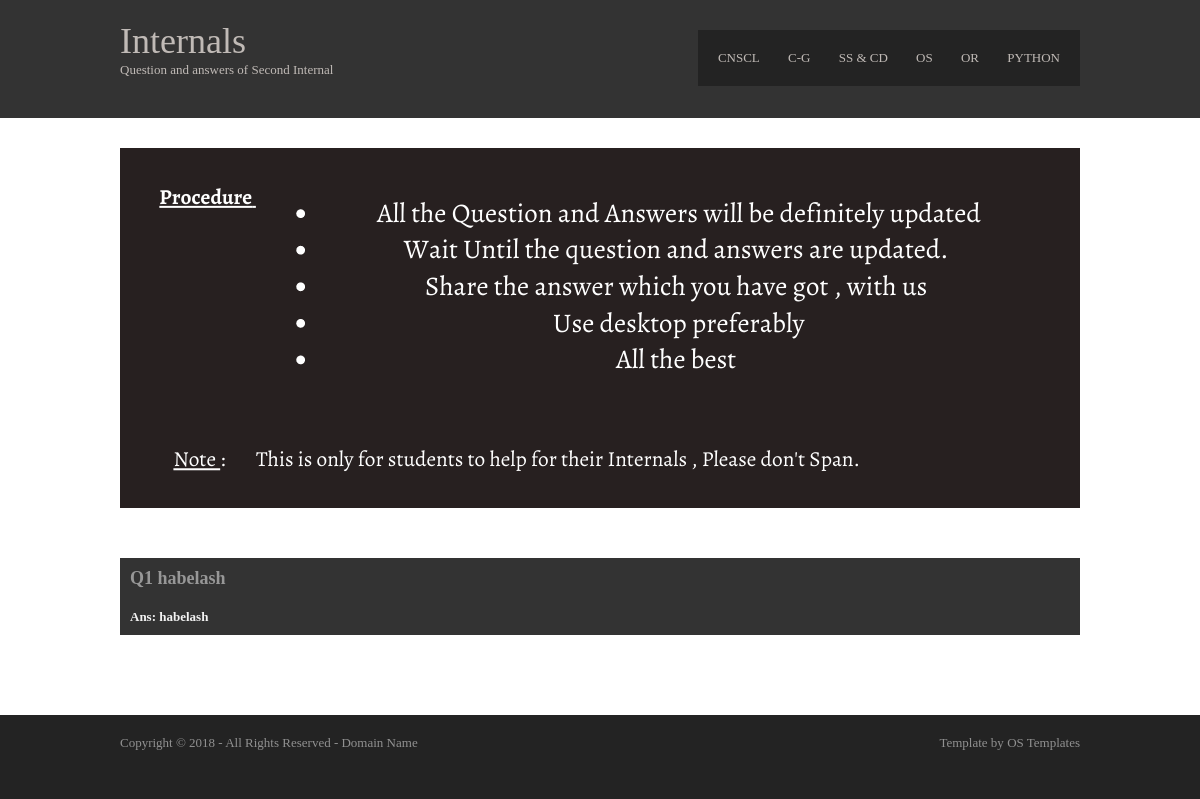
The app's page /computergraphics with its own data.
### CSE_NOTES/models.py (models this page shows)
class cg(models.Model):
    qno = models.PositiveIntegerField()
    question = models.TextField()
    answer = models.TextField()

### CSE_NOTES/views.py (the view)
# urls.py: path('computergraphics', views.computergraphics, name="cg"),
def computergraphics(request):
    anss = cg.objects.all()
    return render(request, "index.html", {'anss': anss})

### templates/index.html (shortened to what this page needs)
{%  load static %}
<!DOCTYPE html>
<html lang="en" dir="ltr">
<head>
<link rel="stylesheet" href="{% static 'styles/layout.css' %}" type="text/css">
</head>
<body>
<div class="wrapper row1">
  <header id="header" class="clear">
    <div id="hgroup">
      <h1><a href="#">Internals</a></h1>
      <h2>Question and answers of Second Internal </h2>
    </div>
    <nav>
      <ul>
        <li><a href="http://127.0.0.1:8000/cryptography">CNSCL</a></li>
        <li><a href="http://127.0.0.1:8000/computergraphics">C-G</a></li>
        <li><a href="http://127.0.0.1:8000/systemsofware">SS & CD</a></li>
        <li><a href="http://127.0.0.1:8000/operatingsystem">OS</a></li>
        <li><a href="http://127.0.0.1:8000/operationalresearch">OR</a></li>
        <li class="last"><a href="http://127.0.0.1:8000/python">PYTHON</a></li>
      </ul>
    </nav>
  </header>
</div>
<div class="wrapper row2">
  <div id="container" class="clear">
    <section id="slider"><a href="#"><img src="{%  static 'images/demo/690x360.PNG' %}" alt=""></a></section>
      <section id="slider">
        {% for ans in anss %}
            <div class="question">Q{{ ans.qno }} {{ ans.question }}</div>
            <div class="answer">Ans: {{ ans.answer }}</div>
        {% endfor %}
       </section>
    </div>
  </div>
<div class="wrapper row3">
  <footer id="footer" class="clear">
    <p class="fl_left">Copyright &copy; 2018 - All Rights Reserved - <a href="#">Domain Name</a></p>
    <p class="fl_right">Template by <a target="_blank" href="https://www.os-templates.com/" title="Free Website Templates">OS Templates</a></p>
  </footer>
</div>
</body>
</html>

### assets/styles/layout.css (style rules this page uses)
html { overflow-y:scroll; }
body { margin:0; padding:0; font-size:13px; font-family:Georgia, "Times New Roman", Times, serif; color:#919191; background-color:#232323; }
.clear:after { content:"."; display:block; height:0; clear:both; visibility:hidden; line-height:0; }
.clear { display:block; clear:both; }
a { outline:none; text-decoration:none; }
.fl_left { float:left; }
.fl_right { float:right; }
img { margin:0; padding:0; border:none; line-height:normal; vertical-align:middle; }
address, article, aside, figcaption, figure, footer, header, nav, section { display:block; margin:0; padding:0; }
div.wrapper { display:block; width:100%; margin:0; padding:0; text-align:left; }
.row1, .row1 a { color:#C0BAB6; background-color:#333333; }
.row2 { color:#979797; background-color:#FFFFFF; }
.row2 a { color:#FF9900; background-color:#FFFFFF; }
.row3, .row3 a { color:#919191; background-color:#232323; }
#header, #container, #footer { display:block; width:960px; margin:0 auto; }
nav ul { margin:0; padding:0; list-style:none; }
h1, h2, h3, h4, h5, h6 { margin:0; padding:0; font-size:16px; font-weight:bold; font-style:normal; line-height:normal; text-transform:uppercase; }
#header { padding:20px 0; }
#header #hgroup { float:left; margin:0 0 20px 0; }
#header #hgroup h1, #header #hgroup h2 { font-weight:normal; text-transform:none; }
#header #hgroup h1 { font-size:36px; }
#header #hgroup h2 { font-size:13px; }
#header nav { display:block; float:right; margin:10px 0 0 0; padding:20px 0; color:#C0BAB6; background-color:#232323; }
#header nav ul { padding:0 20px; }
#header nav li { display:inline; margin-right:25px; text-transform:uppercase; }
#header nav li.last { margin-right:0; }
#header nav li a { color:#C0BAB6; background-color:#232323; }
#container { padding:30px 0; }
#container section { display:block; width:100%; margin:0 0 30px 0; padding:0; }
#container #slider { margin-bottom:50px; }
.question { padding: 10px; font-size: large; margin-top: 20px; width: auto; hight :auto; background-color: #333333; font-weight: bolder; }
.answer { color: #f2f2f2; padding: 10px; width: auto; hight :auto; background-color: #333333; font-weight: bolder; }
#footer { padding:20px 0; }
#footer p { margin:0; padding:0; }

### records on screen
cg: qno "1", question "habelash", answer "habelash"
